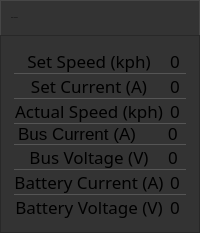
         <widget class="QWidget" name="mainValuesWindow" native="true">
          <property name="sizePolicy">
           <sizepolicy hsizetype="Preferred" vsizetype="Preferred">
            <horstretch>1</horstretch>
            <verstretch>0</verstretch>
           </sizepolicy>
          </property>
          <property name="maximumSize">
           <size>
            <width>700</width>
            <height>16777215</height>
           </size>
          </property>
          <property name="styleSheet">
           <string notr="true">QWidget {
	background: rgb(51, 51, 51);
	border-style:solid;
border-width:1px;
	border-color: rgb(40, 40, 40);
border-image: none;
}

</string>
          </property>
          <layout class="QVBoxLayout" name="mainValuesWindowLayout">
           <property name="spacing">
            <number>0</number>
           </property>
           <property name="leftMargin">
            <number>0</number>
           </property>
           <property name="topMargin">
            <number>0</number>
           </property>
           <property name="rightMargin">
            <number>0</number>
           </property>
           <property name="bottomMargin">
            <number>0</number>
           </property>
           <item>
            <widget class="QWidget" name="mainValuesTitleBar" native="true">
             <property name="minimumSize">
              <size>
               <width>0</width>
               <height>35</height>
              </size>
             </property>
             <property name="maximumSize">
              <size>
               <width>16777215</width>
               <height>35</height>
              </size>
             </property>
             <property name="styleSheet">
              <string notr="true">QWidget {
border-style:solid;
border-bottom: none;
padding: 2px;
border-color:rgb(70,70,70);
background: url(:/Resources/SubTitleBar.png);
}</string>
             </property>
             <layout class="QHBoxLayout" name="mainValuesTitleBarLayout">
              <property name="spacing">
               <number>9</number>
              </property>
              <property name="leftMargin">
               <number>9</number>
              </property>
              <property name="topMargin">
               <number>4</number>
              </property>
              <property name="rightMargin">
               <number>9</number>
              </property>
              <property name="bottomMargin">
               <number>4</number>
              </property>
              <item>
               <widget class="QLabel" name="mainValuesTitleLabel">
                <property name="font">
                 <font>
                  <family>AvenirLTStd</family>
                  <pointsize>-1</pointsize>
                 </font>
                </property>
                <property name="contextMenuPolicy">
                 <enum>Qt::PreventContextMenu</enum>
                </property>
                <property name="styleSheet">
                 <string notr="true">background: none;
border:none;</string>
                </property>
                <property name="frameShadow">
                 <enum>QFrame::Raised</enum>
                </property>
                <property name="text">
                 <string>Main Telemetry</string>
                </property>
                <property name="textFormat">
                 <enum>Qt::PlainText</enum>
                </property>
               </widget>
              </item>
             </layout>
            </widget>
           </item>
           <item>
            <layout class="QGridLayout" name="mainValuesContentLayout" columnstretch="0">
             <property name="leftMargin">
              <number>0</number>
             </property>
             <property name="topMargin">
              <number>0</number>
             </property>
             <property name="rightMargin">
              <number>0</number>
             </property>
             <property name="bottomMargin">
              <number>0</number>
             </property>
             <property name="spacing">
              <number>0</number>
             </property>
             <item row="0" column="0">
              <widget class="QWidget" name="mainTable" native="true">
               <property name="styleSheet">
                <string notr="true">QLabel {
	border-bottom: 1px solid rgb(85, 85, 85);
	qproperty-alignment: AlignCenter;
	font-size: 17px;
	padding: 0px;
	border-left: none;
	border-right: none;
border-top: none;
}</string>
               </property>
               <layout class="QGridLayout" name="mainTableLayout">
                <property name="leftMargin">
                 <number>14</number>
                </property>
                <property name="topMargin">
                 <number>14</number>
                </property>
                <property name="rightMargin">
                 <number>14</number>
                </property>
                <property name="bottomMargin">
                 <number>14</number>
                </property>
                <property name="spacing">
                 <number>0</number>
                </property>
                <item row="2" column="0">
                 <widget class="QLabel" name="actualSpeedLabel">
                  <property name="font">
                   <font>
                    <family>AvenirLTStd</family>
                    <pointsize>-1</pointsize>
                   </font>
                  </property>
                  <property name="styleSheet">
                   <string notr="true"/>
                  </property>
                  <property name="frameShape">
                   <enum>QFrame::NoFrame</enum>
                  </property>
                  <property name="text">
                   <string>Actual Speed (kph)</string>
                  </property>
                  <property name="textFormat">
                   <enum>Qt::PlainText</enum>
                  </property>
                  <property name="alignment">
                   <set>Qt::AlignCenter</set>
                  </property>
                  <property name="margin">
                   <number>0</number>
                  </property>
                  <property name="indent">
                   <number>0</number>
                  </property>
                 </widget>
                </item>
                <item row="1" column="0">
                 <widget class="QLabel" name="setCurrentLabel">
                  <property name="font">
                   <font>
                    <family>AvenirLTStd</family>
                    <pointsize>-1</pointsize>
                   </font>
                  </property>
                  <property name="text">
                   <string>Set Current (A)</string>
                  </property>
                  <property name="textFormat">
                   <enum>Qt::PlainText</enum>
                  </property>
                  <property name="alignment">
                   <set>Qt::AlignCenter</set>
                  </property>
                 </widget>
                </item>
                <item row="3" column="1">
                 <widget class="QLabel" name="busCurrent">
                  <property name="text">
                   <string>0</string>
                  </property>
                 </widget>
                </item>
                <item row="0" column="1">
                 <widget class="QLabel" name="setSpeed">
                  <property name="font">
                   <font>
                    <family>AvenirLTStd</family>
                    <pointsize>-1</pointsize>
                   </font>
                  </property>
                  <property name="text">
                   <string>0</string>
                  </property>
                  <property name="alignment">
                   <set>Qt::AlignCenter</set>
                  </property>
                 </widget>
                </item>
                <item row="4" column="0">
                 <widget class="QLabel" name="busVoltageLabel">
                  <property name="font">
                   <font>
                    <family>AvenirLTStd</family>
                    <pointsize>-1</pointsize>
                   </font>
                  </property>
                  <property name="styleSheet">
                   <string notr="true"/>
                  </property>
                  <property name="frameShape">
                   <enum>QFrame::NoFrame</enum>
                  </property>
                  <property name="text">
                   <string>Bus Voltage (V)</string>
                  </property>
                  <property name="textFormat">
                   <enum>Qt::PlainText</enum>
                  </property>
                  <property name="alignment">
                   <set>Qt::AlignCenter</set>
                  </property>
                  <property name="margin">
                   <number>0</number>
                  </property>
                  <property name="indent">
                   <number>0</number>
                  </property>
                 </widget>
                </item>
                <item row="3" column="0">
                 <widget class="QLabel" name="busCurrentLabel">
                  <property name="text">
                   <string>Bus Current (A)</string>
                  </property>
                 </widget>
                </item>
                <item row="0" column="0">
                 <widget class="QLabel" name="setSpeedLabel">
                  <property name="font">
                   <font>
                    <family>AvenirLTStd</family>
                    <pointsize>-1</pointsize>
                   </font>
                  </property>
                  <property name="styleSheet">
                   <string notr="true"/>
                  </property>
                  <property name="text">
                   <string>Set Speed (kph)</string>
                  </property>
                  <property name="alignment">
                   <set>Qt::AlignCenter</set>
                  </property>
                  <property name="margin">
                   <number>0</number>
                  </property>
                  <property name="indent">
                   <number>0</number>
                  </property>
                 </widget>
                </item>
                <item row="1" column="1">
                 <widget class="QLabel" name="setCurrent">
                  <property name="font">
                   <font>
                    <family>AvenirLTStd</family>
                    <pointsize>-1</pointsize>
                   </font>
                  </property>
                  <property name="text">
                   <string>0</string>
                  </property>
                  <property name="alignment">
                   <set>Qt::AlignCenter</set>
                  </property>
                 </widget>
                </item>
                <item row="5" column="1">
                 <widget class="QLabel" name="batteryCurrent">
                  <property name="font">
                   <font>
                    <family>AvenirLTStd</family>
                    <pointsize>-1</pointsize>
                   </font>
                  </property>
                  <property name="styleSheet">
                   <string notr="true"/>
                  </property>
                  <property name="text">
                   <string>0</string>
                  </property>
                  <property name="alignment">
                   <set>Qt::AlignCenter</set>
                  </property>
                 </widget>
                </item>
                <item row="4" column="1">
                 <widget class="QLabel" name="busVoltage">
                  <property name="font">
                   <font>
                    <family>AvenirLTStd</family>
                    <pointsize>-1</pointsize>
                   </font>
                  </property>
                  <property name="text">
                   <string>0</string>
                  </property>
                 </widget>
                </item>
                <item row="2" column="1">
                 <widget class="QLabel" name="actualSpeed">
                  <property name="font">
                   <font>
                    <family>AvenirLTStd</family>
                    <pointsize>-1</pointsize>
                   </font>
                  </property>
                  <property name="styleSheet">
                   <string notr="true"/>
                  </property>
                  <property name="text">
                   <string>0</string>
                  </property>
                  <property name="alignment">
                   <set>Qt::AlignCenter</set>
                  </property>
                 </widget>
                </item>
                <item row="5" column="0">
                 <widget class="QLabel" name="batteryCurrentLabel">
                  <property name="font">
                   <font>
                    <family>AvenirLTStd</family>
                    <pointsize>-1</pointsize>
                   </font>
                  </property>
                  <property name="styleSheet">
                   <string notr="true">text-transform: none;</string>
                  </property>
                  <property name="frameShape">
                   <enum>QFrame::NoFrame</enum>
                  </property>
                  <property name="text">
                   <string>Battery Current (A)</string>
                  </property>
                  <property name="textFormat">
                   <enum>Qt::PlainText</enum>
                  </property>
                  <property name="alignment">
                   <set>Qt::AlignCenter</set>
                  </property>
                  <property name="margin">
                   <number>0</number>
                  </property>
                  <property name="indent">
                   <number>0</number>
                  </property>
                 </widget>
                </item>
                <item row="6" column="1">
                 <widget class="QLabel" name="batteryVoltage">
                  <property name="font">
                   <font>
                    <family>AvenirLTStd</family>
                    <pointsize>-1</pointsize>
                   </font>
                  </property>
                  <property name="styleSheet">
                   <string notr="true">border-bottom: none;</string>
                  </property>
                  <property name="text">
                   <string>0</string>
                  </property>
                  <property name="alignment">
                   <set>Qt::AlignCenter</set>
                  </property>
                 </widget>
                </item>
                <item row="6" column="0">
                 <widget class="QLabel" name="batteryVoltageLabel_2">
                  <property name="font">
                   <font>
                    <family>AvenirLTStd</family>
                    <pointsize>-1</pointsize>
                   </font>
                  </property>
                  <property name="styleSheet">
                   <string notr="true">text-transform: none;
border-bottom: none;</string>
                  </property>
                  <property name="frameShape">
                   <enum>QFrame::NoFrame</enum>
                  </property>
                  <property name="text">
                   <string>Battery Voltage (V)</string>
                  </property>
                  <property name="textFormat">
                   <enum>Qt::PlainText</enum>
                  </property>
                  <property name="alignment">
                   <set>Qt::AlignCenter</set>
                  </property>
                  <property name="margin">
                   <number>0</number>
                  </property>
                  <property name="indent">
                   <number>0</number>
                  </property>
                 </widget>
                </item>
               </layout>
              </widget>
             </item>
            </layout>
           </item>
          </layout>
         </widget>
